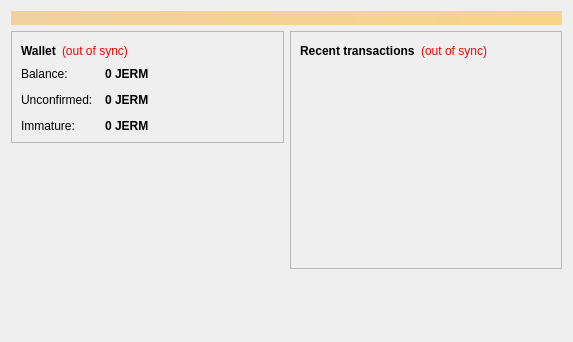
<?xml version="1.0" encoding="UTF-8"?>
<ui version="4.0">
 <class>OverviewPage</class>
 <widget class="QWidget" name="OverviewPage">
  <property name="geometry">
   <rect>
    <x>0</x>
    <y>0</y>
    <width>573</width>
    <height>342</height>
   </rect>
  </property>
  <property name="windowTitle">
   <string>Form</string>
  </property>
  <layout class="QVBoxLayout" name="topLayout">
   <item>
    <widget class="QLabel" name="labelAlerts">
     <property name="visible">
      <bool>false</bool>
     </property>
     <property name="styleSheet">
      <string notr="true">background-color: qlineargradient(x1: 0, y1: 0, x2: 1, y2: 0, stop:0 #F0D0A0, stop:1 #F8D488); color:#000000;</string>
     </property>
     <property name="wordWrap">
      <bool>true</bool>
     </property>
     <property name="margin">
      <number>3</number>
     </property>
    </widget>
   </item>
   <item>
    <layout class="QHBoxLayout" name="horizontalLayout" stretch="1,1">
     <item>
      <layout class="QVBoxLayout" name="verticalLayout_2">
       <item>
        <widget class="QFrame" name="frame">
         <property name="frameShape">
          <enum>QFrame::StyledPanel</enum>
         </property>
         <property name="frameShadow">
          <enum>QFrame::Raised</enum>
         </property>
         <layout class="QVBoxLayout" name="verticalLayout_4">
          <item>
           <layout class="QHBoxLayout" name="horizontalLayout_4">
            <item>
             <widget class="QLabel" name="label_5">
              <property name="font">
               <font>
                <weight>75</weight>
                <bold>true</bold>
               </font>
              </property>
              <property name="text">
               <string>Wallet</string>
              </property>
             </widget>
            </item>
            <item>
             <widget class="QLabel" name="labelWalletStatus">
              <property name="toolTip">
               <string>The displayed information may be out of date. Your wallet automatically synchronizes with the Jermabux network after a connection is established, but this process has not completed yet.</string>
              </property>
              <property name="styleSheet">
               <string notr="true">QLabel { color: red; }</string>
              </property>
              <property name="text">
               <string notr="true">(out of sync)</string>
              </property>
              <property name="alignment">
               <set>Qt::AlignLeading|Qt::AlignLeft|Qt::AlignVCenter</set>
              </property>
             </widget>
            </item>
            <item>
             <spacer name="horizontalSpacer_2">
              <property name="orientation">
               <enum>Qt::Horizontal</enum>
              </property>
              <property name="sizeHint" stdset="0">
               <size>
                <width>40</width>
                <height>20</height>
               </size>
              </property>
             </spacer>
            </item>
           </layout>
          </item>
          <item>
           <layout class="QFormLayout" name="formLayout_2">
            <property name="fieldGrowthPolicy">
             <enum>QFormLayout::AllNonFixedFieldsGrow</enum>
            </property>
            <property name="horizontalSpacing">
             <number>12</number>
            </property>
            <property name="verticalSpacing">
             <number>12</number>
            </property>
            <item row="0" column="0">
             <widget class="QLabel" name="label">
              <property name="text">
               <string>Balance:</string>
              </property>
             </widget>
            </item>
            <item row="0" column="1">
             <widget class="QLabel" name="labelBalance">
              <property name="font">
               <font>
                <weight>75</weight>
                <bold>true</bold>
               </font>
              </property>
              <property name="cursor">
               <cursorShape>IBeamCursor</cursorShape>
              </property>
              <property name="toolTip">
               <string>Your current balance</string>
              </property>
              <property name="text">
               <string notr="true">0 JERM</string>
              </property>
              <property name="textInteractionFlags">
               <set>Qt::LinksAccessibleByMouse|Qt::TextSelectableByKeyboard|Qt::TextSelectableByMouse</set>
              </property>
             </widget>
            </item>
            <item row="1" column="0">
             <widget class="QLabel" name="label_3">
              <property name="text">
               <string>Unconfirmed:</string>
              </property>
             </widget>
            </item>
            <item row="1" column="1">
             <widget class="QLabel" name="labelUnconfirmed">
              <property name="font">
               <font>
                <weight>75</weight>
                <bold>true</bold>
               </font>
              </property>
              <property name="cursor">
               <cursorShape>IBeamCursor</cursorShape>
              </property>
              <property name="toolTip">
               <string>Total of transactions that have yet to be confirmed, and do not yet count toward the current balance</string>
              </property>
              <property name="text">
               <string notr="true">0 JERM</string>
              </property>
              <property name="textInteractionFlags">
               <set>Qt::LinksAccessibleByMouse|Qt::TextSelectableByKeyboard|Qt::TextSelectableByMouse</set>
              </property>
             </widget>
            </item>
            <item row="2" column="0">
             <widget class="QLabel" name="labelImmatureText">
              <property name="text">
               <string>Immature:</string>
              </property>
             </widget>
            </item>
            <item row="2" column="1">
             <widget class="QLabel" name="labelImmature">
              <property name="font">
               <font>
                <weight>75</weight>
                <bold>true</bold>
               </font>
              </property>
              <property name="toolTip">
               <string>Mined balance that has not yet matured</string>
              </property>
              <property name="text">
               <string notr="true">0 JERM</string>
              </property>
              <property name="textInteractionFlags">
               <set>Qt::LinksAccessibleByMouse|Qt::TextSelectableByKeyboard|Qt::TextSelectableByMouse</set>
              </property>
             </widget>
            </item>
           </layout>
          </item>
         </layout>
        </widget>
       </item>
       <item>
        <spacer name="verticalSpacer">
         <property name="orientation">
          <enum>Qt::Vertical</enum>
         </property>
         <property name="sizeHint" stdset="0">
          <size>
           <width>20</width>
           <height>40</height>
          </size>
         </property>
        </spacer>
       </item>
      </layout>
     </item>
     <item>
      <layout class="QVBoxLayout" name="verticalLayout_3">
       <item>
        <widget class="QFrame" name="frame_2">
         <property name="frameShape">
          <enum>QFrame::StyledPanel</enum>
         </property>
         <property name="frameShadow">
          <enum>QFrame::Raised</enum>
         </property>
         <layout class="QVBoxLayout" name="verticalLayout">
          <item>
           <layout class="QHBoxLayout" name="horizontalLayout_2">
            <item>
             <widget class="QLabel" name="label_4">
              <property name="text">
               <string>&lt;b&gt;Recent transactions&lt;/b&gt;</string>
              </property>
             </widget>
            </item>
            <item>
             <widget class="QLabel" name="labelTransactionsStatus">
              <property name="toolTip">
               <string>The displayed information may be out of date. Your wallet automatically synchronizes with the Jermabux network after a connection is established, but this process has not completed yet.</string>
              </property>
              <property name="styleSheet">
               <string notr="true">QLabel { color: red; }</string>
              </property>
              <property name="text">
               <string notr="true">(out of sync)</string>
              </property>
              <property name="alignment">
               <set>Qt::AlignRight|Qt::AlignTrailing|Qt::AlignVCenter</set>
              </property>
             </widget>
            </item>
            <item>
             <spacer name="horizontalSpacer">
              <property name="orientation">
               <enum>Qt::Horizontal</enum>
              </property>
              <property name="sizeHint" stdset="0">
               <size>
                <width>40</width>
                <height>20</height>
               </size>
              </property>
             </spacer>
            </item>
           </layout>
          </item>
          <item>
           <widget class="QListView" name="listTransactions">
            <property name="styleSheet">
             <string notr="true">QListView { background: transparent; }</string>
            </property>
            <property name="frameShape">
             <enum>QFrame::NoFrame</enum>
            </property>
            <property name="verticalScrollBarPolicy">
             <enum>Qt::ScrollBarAlwaysOff</enum>
            </property>
            <property name="horizontalScrollBarPolicy">
             <enum>Qt::ScrollBarAlwaysOff</enum>
            </property>
            <property name="selectionMode">
             <enum>QAbstractItemView::NoSelection</enum>
            </property>
           </widget>
          </item>
         </layout>
        </widget>
       </item>
       <item>
        <spacer name="verticalSpacer_2">
         <property name="orientation">
          <enum>Qt::Vertical</enum>
         </property>
         <property name="sizeHint" stdset="0">
          <size>
           <width>20</width>
           <height>40</height>
          </size>
         </property>
        </spacer>
       </item>
      </layout>
     </item>
    </layout>
   </item>
  </layout>
 </widget>
 <resources/>
 <connections/>
</ui>
